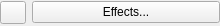
<?xml version="1.0" encoding="UTF-8"?>
<ui version="4.0">
 <class>EffectList</class>
 <widget class="QWidget" name="EffectList">
  <property name="geometry">
   <rect>
    <x>0</x>
    <y>0</y>
    <width>220</width>
    <height>26</height>
   </rect>
  </property>
  <property name="sizePolicy">
   <sizepolicy hsizetype="Fixed" vsizetype="Preferred">
    <horstretch>0</horstretch>
    <verstretch>0</verstretch>
   </sizepolicy>
  </property>
  <property name="minimumSize">
   <size>
    <width>220</width>
    <height>0</height>
   </size>
  </property>
  <property name="maximumSize">
   <size>
    <width>220</width>
    <height>16777215</height>
   </size>
  </property>
  <layout class="QGridLayout" name="gridLayout" columnstretch="0,1">
   <property name="sizeConstraint">
    <enum>QLayout::SetMinimumSize</enum>
   </property>
   <property name="leftMargin">
    <number>0</number>
   </property>
   <property name="topMargin">
    <number>0</number>
   </property>
   <property name="rightMargin">
    <number>0</number>
   </property>
   <property name="bottomMargin">
    <number>0</number>
   </property>
   <item row="0" column="0">
    <widget class="QToolButton" name="start_stop_all_button">
     <property name="sizePolicy">
      <sizepolicy hsizetype="Preferred" vsizetype="Fixed">
       <horstretch>0</horstretch>
       <verstretch>0</verstretch>
      </sizepolicy>
     </property>
     <property name="minimumSize">
      <size>
       <width>26</width>
       <height>0</height>
      </size>
     </property>
     <property name="maximumSize">
      <size>
       <width>26</width>
       <height>16777215</height>
      </size>
     </property>
     <property name="toolTip">
      <string>Start/Stop all effects</string>
     </property>
     <property name="text">
      <string notr="true"/>
     </property>
    </widget>
   </item>
   <item row="0" column="1">
    <widget class="QPushButton" name="new_effect">
     <property name="sizePolicy">
      <sizepolicy hsizetype="Preferred" vsizetype="Fixed">
       <horstretch>0</horstretch>
       <verstretch>0</verstretch>
      </sizepolicy>
     </property>
     <property name="text">
      <string>Effects...</string>
     </property>
    </widget>
   </item>
  </layout>
 </widget>
 <resources/>
 <connections/>
</ui>
